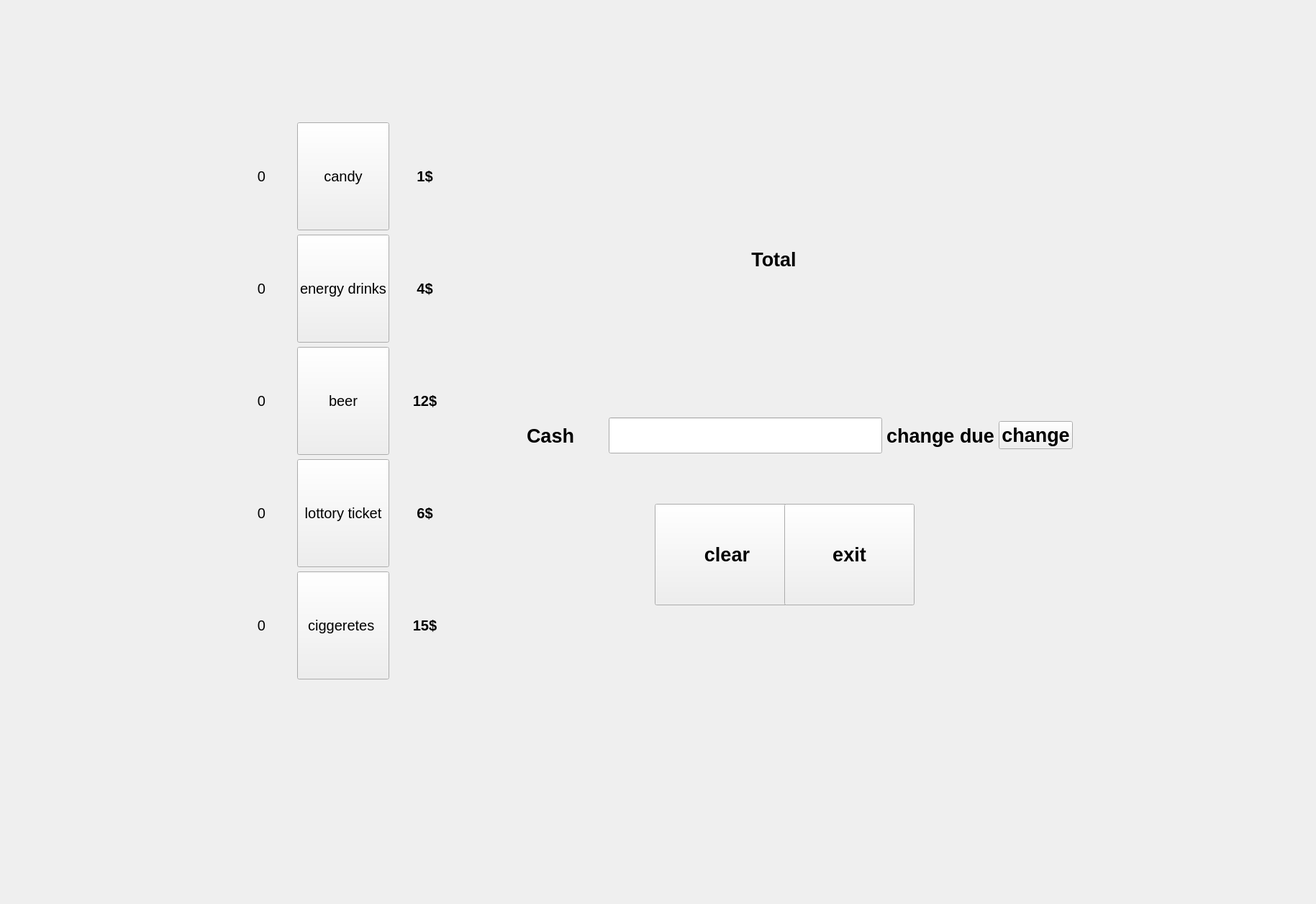
<?xml version="1.0" encoding="UTF-8"?>
<ui version="4.0">
 <class>MainWindow</class>
 <widget class="QMainWindow" name="MainWindow">
  <property name="geometry">
   <rect>
    <x>0</x>
    <y>0</y>
    <width>1829</width>
    <height>1256</height>
   </rect>
  </property>
  <property name="windowTitle">
   <string>Page 1</string>
  </property>
  <widget class="QWidget" name="centralwidget">
   <widget class="QWidget" name="gridLayoutWidget_2">
    <property name="geometry">
     <rect>
      <x>690</x>
      <y>570</y>
      <width>801</width>
      <height>71</height>
     </rect>
    </property>
    <layout class="QGridLayout" name="gridLayout_2">
     <item row="0" column="3">
      <widget class="QPushButton" name="btn_change">
       <property name="font">
        <font>
         <pointsize>20</pointsize>
         <bold>true</bold>
        </font>
       </property>
       <property name="text">
        <string>change</string>
       </property>
      </widget>
     </item>
     <item row="0" column="0">
      <widget class="QLabel" name="label">
       <property name="minimumSize">
        <size>
         <width>150</width>
         <height>0</height>
        </size>
       </property>
       <property name="font">
        <font>
         <pointsize>20</pointsize>
         <bold>true</bold>
        </font>
       </property>
       <property name="text">
        <string>Cash</string>
       </property>
       <property name="alignment">
        <set>Qt::AlignCenter</set>
       </property>
      </widget>
     </item>
     <item row="0" column="1">
      <widget class="QLineEdit" name="txt_cash">
       <property name="minimumSize">
        <size>
         <width>0</width>
         <height>50</height>
        </size>
       </property>
      </widget>
     </item>
     <item row="0" column="2">
      <widget class="QLabel" name="lbl_due">
       <property name="minimumSize">
        <size>
         <width>150</width>
         <height>0</height>
        </size>
       </property>
       <property name="font">
        <font>
         <pointsize>20</pointsize>
         <bold>true</bold>
        </font>
       </property>
       <property name="text">
        <string>change due</string>
       </property>
      </widget>
     </item>
    </layout>
   </widget>
   <widget class="QLabel" name="lbl_total">
    <property name="geometry">
     <rect>
      <x>770</x>
      <y>250</y>
      <width>611</width>
      <height>221</height>
     </rect>
    </property>
    <property name="font">
     <font>
      <pointsize>20</pointsize>
      <bold>true</bold>
     </font>
    </property>
    <property name="text">
     <string>Total</string>
    </property>
    <property name="alignment">
     <set>Qt::AlignCenter</set>
    </property>
   </widget>
   <widget class="QWidget" name="gridLayoutWidget">
    <property name="geometry">
     <rect>
      <x>320</x>
      <y>170</y>
      <width>314</width>
      <height>776</height>
     </rect>
    </property>
    <layout class="QGridLayout" name="gridLayout">
     <item row="0" column="3">
      <widget class="QLabel" name="label_6">
       <property name="font">
        <font>
         <pointsize>15</pointsize>
         <bold>true</bold>
        </font>
       </property>
       <property name="text">
        <string>1$</string>
       </property>
       <property name="alignment">
        <set>Qt::AlignCenter</set>
       </property>
      </widget>
     </item>
     <item row="3" column="0">
      <widget class="QLabel" name="lbl_countlotto">
       <property name="font">
        <font>
         <pointsize>15</pointsize>
        </font>
       </property>
       <property name="text">
        <string>0</string>
       </property>
       <property name="alignment">
        <set>Qt::AlignCenter</set>
       </property>
      </widget>
     </item>
     <item row="2" column="3">
      <widget class="QLabel" name="label_4">
       <property name="font">
        <font>
         <pointsize>15</pointsize>
         <bold>true</bold>
        </font>
       </property>
       <property name="text">
        <string>12$</string>
       </property>
       <property name="alignment">
        <set>Qt::AlignCenter</set>
       </property>
      </widget>
     </item>
     <item row="0" column="0">
      <widget class="QLabel" name="lbl_countcandy">
       <property name="font">
        <font>
         <pointsize>15</pointsize>
        </font>
       </property>
       <property name="text">
        <string>0</string>
       </property>
       <property name="alignment">
        <set>Qt::AlignCenter</set>
       </property>
      </widget>
     </item>
     <item row="4" column="2">
      <widget class="QPushButton" name="btn_cig">
       <property name="minimumSize">
        <size>
         <width>0</width>
         <height>150</height>
        </size>
       </property>
       <property name="font">
        <font>
         <pointsize>15</pointsize>
        </font>
       </property>
       <property name="text">
        <string>ciggeretes </string>
       </property>
      </widget>
     </item>
     <item row="1" column="3">
      <widget class="QLabel" name="label_5">
       <property name="font">
        <font>
         <pointsize>15</pointsize>
         <bold>true</bold>
        </font>
       </property>
       <property name="text">
        <string>4$</string>
       </property>
       <property name="alignment">
        <set>Qt::AlignCenter</set>
       </property>
      </widget>
     </item>
     <item row="4" column="0">
      <widget class="QLabel" name="lbl_countcig">
       <property name="font">
        <font>
         <pointsize>15</pointsize>
        </font>
       </property>
       <property name="text">
        <string>0</string>
       </property>
       <property name="alignment">
        <set>Qt::AlignCenter</set>
       </property>
      </widget>
     </item>
     <item row="2" column="0">
      <widget class="QLabel" name="lbl_countbeer">
       <property name="font">
        <font>
         <pointsize>15</pointsize>
        </font>
       </property>
       <property name="text">
        <string>0</string>
       </property>
       <property name="alignment">
        <set>Qt::AlignCenter</set>
       </property>
      </widget>
     </item>
     <item row="1" column="0">
      <widget class="QLabel" name="lbl_countenergy">
       <property name="font">
        <font>
         <pointsize>15</pointsize>
        </font>
       </property>
       <property name="text">
        <string>0</string>
       </property>
       <property name="alignment">
        <set>Qt::AlignCenter</set>
       </property>
      </widget>
     </item>
     <item row="0" column="2">
      <widget class="QPushButton" name="btn_candy">
       <property name="minimumSize">
        <size>
         <width>0</width>
         <height>150</height>
        </size>
       </property>
       <property name="font">
        <font>
         <pointsize>15</pointsize>
        </font>
       </property>
       <property name="text">
        <string>candy</string>
       </property>
      </widget>
     </item>
     <item row="4" column="3">
      <widget class="QLabel" name="label_2">
       <property name="font">
        <font>
         <pointsize>15</pointsize>
         <bold>true</bold>
        </font>
       </property>
       <property name="text">
        <string>15$</string>
       </property>
       <property name="alignment">
        <set>Qt::AlignCenter</set>
       </property>
      </widget>
     </item>
     <item row="2" column="2">
      <widget class="QPushButton" name="btn_beer">
       <property name="minimumSize">
        <size>
         <width>0</width>
         <height>150</height>
        </size>
       </property>
       <property name="font">
        <font>
         <pointsize>15</pointsize>
        </font>
       </property>
       <property name="text">
        <string>beer</string>
       </property>
      </widget>
     </item>
     <item row="3" column="3">
      <widget class="QLabel" name="label_3">
       <property name="font">
        <font>
         <pointsize>15</pointsize>
         <bold>true</bold>
        </font>
       </property>
       <property name="text">
        <string>6$</string>
       </property>
       <property name="alignment">
        <set>Qt::AlignCenter</set>
       </property>
      </widget>
     </item>
     <item row="3" column="2">
      <widget class="QPushButton" name="btn_lotto">
       <property name="minimumSize">
        <size>
         <width>0</width>
         <height>150</height>
        </size>
       </property>
       <property name="font">
        <font>
         <pointsize>15</pointsize>
        </font>
       </property>
       <property name="text">
        <string>lottory ticket</string>
       </property>
      </widget>
     </item>
     <item row="1" column="2">
      <widget class="QPushButton" name="btn_energy">
       <property name="minimumSize">
        <size>
         <width>0</width>
         <height>150</height>
        </size>
       </property>
       <property name="font">
        <font>
         <pointsize>15</pointsize>
        </font>
       </property>
       <property name="text">
        <string>energy drinks</string>
       </property>
      </widget>
     </item>
    </layout>
   </widget>
   <widget class="QPushButton" name="btn_clear">
    <property name="geometry">
     <rect>
      <x>910</x>
      <y>700</y>
      <width>201</width>
      <height>141</height>
     </rect>
    </property>
    <property name="font">
     <font>
      <pointsize>20</pointsize>
      <bold>true</bold>
     </font>
    </property>
    <property name="text">
     <string>clear</string>
    </property>
   </widget>
   <widget class="QPushButton" name="btn_exit">
    <property name="geometry">
     <rect>
      <x>1090</x>
      <y>700</y>
      <width>181</width>
      <height>141</height>
     </rect>
    </property>
    <property name="font">
     <font>
      <pointsize>20</pointsize>
      <bold>true</bold>
     </font>
    </property>
    <property name="text">
     <string>exit</string>
    </property>
   </widget>
  </widget>
 </widget>
 <resources/>
 <connections>
  <connection>
   <sender>btn_clear</sender>
   <signal>clicked()</signal>
   <receiver>MainWindow</receiver>
   <slot>btn_reset_a()</slot>
   <hints>
    <hint type="sourcelabel">
     <x>751</x>
     <y>774</y>
    </hint>
    <hint type="destinationlabel">
     <x>755</x>
     <y>930</y>
    </hint>
   </hints>
  </connection>
  <connection>
   <sender>btn_exit</sender>
   <signal>clicked()</signal>
   <receiver>MainWindow</receiver>
   <slot>btn_exit_a()</slot>
   <hints>
    <hint type="sourcelabel">
     <x>1032</x>
     <y>796</y>
    </hint>
    <hint type="destinationlabel">
     <x>1091</x>
     <y>922</y>
    </hint>
   </hints>
  </connection>
  <connection>
   <sender>btn_candy</sender>
   <signal>clicked()</signal>
   <receiver>MainWindow</receiver>
   <slot>btn_candy_a()</slot>
   <hints>
    <hint type="sourcelabel">
     <x>1301</x>
     <y>391</y>
    </hint>
    <hint type="destinationlabel">
     <x>1471</x>
     <y>459</y>
    </hint>
   </hints>
  </connection>
  <connection>
   <sender>btn_energy</sender>
   <signal>clicked()</signal>
   <receiver>MainWindow</receiver>
   <slot>btn_energy_a()</slot>
   <hints>
    <hint type="sourcelabel">
     <x>1049</x>
     <y>318</y>
    </hint>
    <hint type="destinationlabel">
     <x>1007</x>
     <y>143</y>
    </hint>
   </hints>
  </connection>
  <connection>
   <sender>btn_beer</sender>
   <signal>clicked()</signal>
   <receiver>MainWindow</receiver>
   <slot>btn_beer_a()</slot>
   <hints>
    <hint type="sourcelabel">
     <x>887</x>
     <y>306</y>
    </hint>
    <hint type="destinationlabel">
     <x>733</x>
     <y>125</y>
    </hint>
   </hints>
  </connection>
  <connection>
   <sender>btn_lotto</sender>
   <signal>clicked()</signal>
   <receiver>MainWindow</receiver>
   <slot>btn_lotto_a()</slot>
   <hints>
    <hint type="sourcelabel">
     <x>647</x>
     <y>303</y>
    </hint>
    <hint type="destinationlabel">
     <x>277</x>
     <y>602</y>
    </hint>
   </hints>
  </connection>
  <connection>
   <sender>btn_cig</sender>
   <signal>clicked()</signal>
   <receiver>MainWindow</receiver>
   <slot>btn_cig_a()</slot>
   <hints>
    <hint type="sourcelabel">
     <x>444</x>
     <y>346</y>
    </hint>
    <hint type="destinationlabel">
     <x>301</x>
     <y>118</y>
    </hint>
   </hints>
  </connection>
  <connection>
   <sender>btn_change</sender>
   <signal>clicked()</signal>
   <receiver>MainWindow</receiver>
   <slot>btn_change_a()</slot>
   <hints>
    <hint type="sourcelabel">
     <x>1238</x>
     <y>652</y>
    </hint>
    <hint type="destinationlabel">
     <x>1592</x>
     <y>825</y>
    </hint>
   </hints>
  </connection>
 </connections>
 <slots>
  <slot>btn_reset_a()</slot>
  <slot>btn_change_a()</slot>
  <slot>btn_cig_a()</slot>
  <slot>btn_lotto_a()</slot>
  <slot>btn_beer_a()</slot>
  <slot>btn_energy_a()</slot>
  <slot>btn_candy_a()</slot>
  <slot>btn_exit_a()</slot>
 </slots>
</ui>
